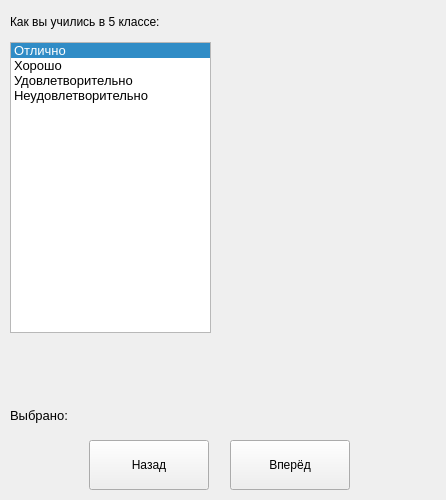
<?xml version="1.0" encoding="UTF-8"?>
<ui version="4.0">
 <class>MainWindow</class>
 <widget class="QMainWindow" name="MainWindow">
  <property name="geometry">
   <rect>
    <x>0</x>
    <y>0</y>
    <width>446</width>
    <height>500</height>
   </rect>
  </property>
  <property name="minimumSize">
   <size>
    <width>446</width>
    <height>500</height>
   </size>
  </property>
  <property name="maximumSize">
   <size>
    <width>446</width>
    <height>500</height>
   </size>
  </property>
  <property name="windowTitle">
   <string>MainWindow</string>
  </property>
  <widget class="QWidget" name="centralwidget">
   <widget class="QListWidget" name="listWidget">
    <property name="geometry">
     <rect>
      <x>10</x>
      <y>42</y>
      <width>201</width>
      <height>291</height>
     </rect>
    </property>
    <property name="font">
     <font>
      <pointsize>10</pointsize>
     </font>
    </property>
    <property name="currentRow">
     <number>0</number>
    </property>
    <item>
     <property name="text">
      <string>Отлично</string>
     </property>
    </item>
    <item>
     <property name="text">
      <string>Хорошо</string>
     </property>
    </item>
    <item>
     <property name="text">
      <string>Удовлетворительно</string>
     </property>
    </item>
    <item>
     <property name="text">
      <string>Неудовлетворительно</string>
     </property>
    </item>
   </widget>
   <widget class="QLabel" name="label_task">
    <property name="geometry">
     <rect>
      <x>10</x>
      <y>6</y>
      <width>301</width>
      <height>31</height>
     </rect>
    </property>
    <property name="font">
     <font>
      <family>Segoe UI</family>
      <pointsize>9</pointsize>
     </font>
    </property>
    <property name="text">
     <string>Как вы учились в 5 классе:</string>
    </property>
   </widget>
   <widget class="QLabel" name="label_img">
    <property name="geometry">
     <rect>
      <x>230</x>
      <y>42</y>
      <width>201</width>
      <height>191</height>
     </rect>
    </property>
    <property name="text">
     <string/>
    </property>
   </widget>
   <widget class="QLabel" name="label_selected">
    <property name="geometry">
     <rect>
      <x>10</x>
      <y>400</y>
      <width>271</width>
      <height>31</height>
     </rect>
    </property>
    <property name="font">
     <font>
      <family>Segoe UI</family>
      <pointsize>10</pointsize>
     </font>
    </property>
    <property name="text">
     <string>Выбрано:</string>
    </property>
   </widget>
   <widget class="QPushButton" name="btn_back">
    <property name="geometry">
     <rect>
      <x>89</x>
      <y>440</y>
      <width>120</width>
      <height>50</height>
     </rect>
    </property>
    <property name="font">
     <font>
      <family>Segoe UI</family>
     </font>
    </property>
    <property name="text">
     <string>Назад</string>
    </property>
   </widget>
   <widget class="QPushButton" name="btn_next">
    <property name="geometry">
     <rect>
      <x>230</x>
      <y>440</y>
      <width>120</width>
      <height>50</height>
     </rect>
    </property>
    <property name="font">
     <font>
      <family>Segoe UI</family>
     </font>
    </property>
    <property name="text">
     <string>Вперёд</string>
    </property>
   </widget>
  </widget>
 </widget>
 <resources/>
 <connections/>
</ui>
